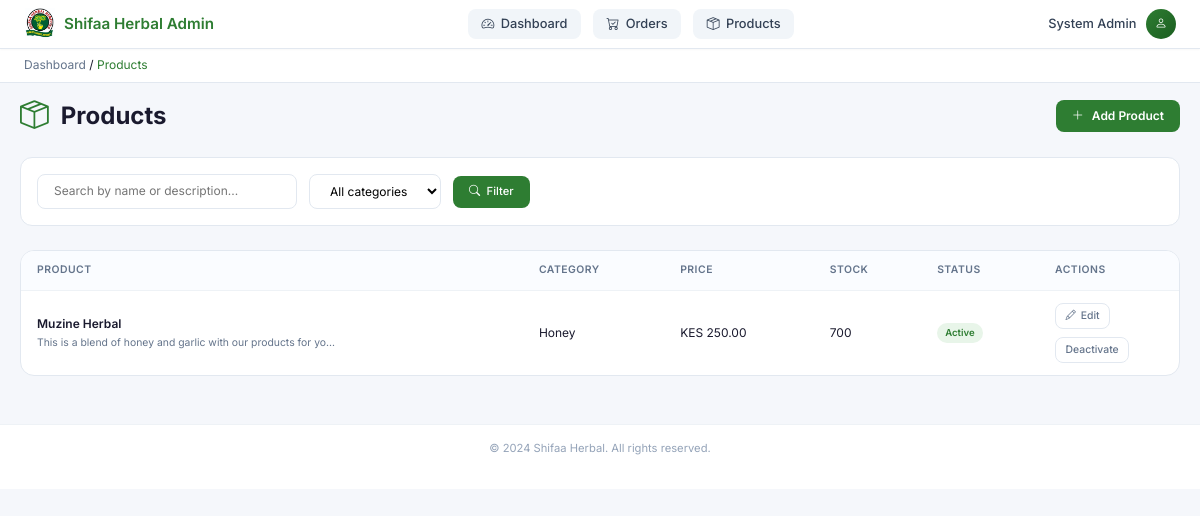
Before: /admin/products (signed in) with the older database file.
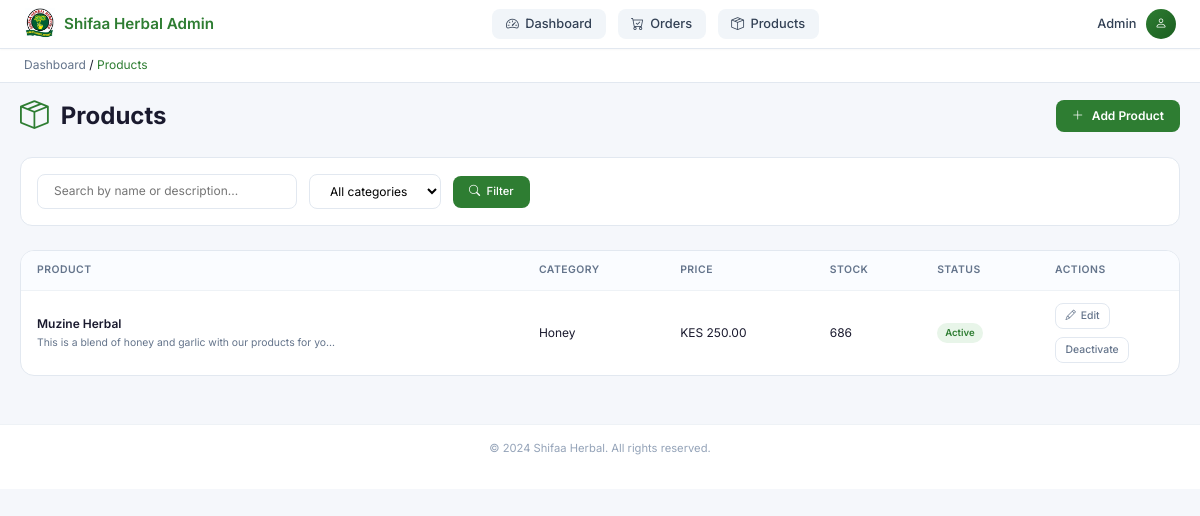
After: the same page with the newer database file.
### models.py (models this page shows, shortened)
class User(UserMixin, db.Model):
    __tablename__ = 'user'
    id = db.Column(db.Integer, primary_key=True)
    name = db.Column(db.String(100), nullable=False)
    email = db.Column(db.String(120), unique=True, nullable=False, index=True)  # Added index
    phone = db.Column(db.String(20))
    address = db.Column(db.Text)
    role = db.Column(db.String(20), default='user', index=True)  # Added index
    password_hash = db.Column(db.String(255), nullable=False)
    created_at = db.Column(db.DateTime, default=datetime.utcnow)
    updated_at = db.Column(db.DateTime, default=datetime.utcnow, onupdate=datetime.utcnow)
    orders = db.relationship('Order', backref='user', lazy='dynamic')
    cart_items = db.relationship('CartItem', backref='user', lazy='dynamic', cascade='all, delete-orphan')
    appointments = db.relationship('Appointment', backref='user', lazy='dynamic')
    discussions = db.relationship('Discussion', backref='user', lazy='dynamic')
    questions = db.relationship('Question', backref='user', lazy='dynamic')
    stories = db.relationship('Story', backref='user', lazy='dynamic')
    support_requests = db.relationship('SupportRequest', backref='user', lazy='dynamic')
    question_replies = db.relationship('QuestionReply', lazy='dynamic')

class Product(db.Model):
    __tablename__ = 'product'
    id = db.Column(db.Integer, primary_key=True)
    name = db.Column(db.String(200), nullable=False, index=True)  # Added index
    description = db.Column(db.Text)
    price = db.Column(db.Numeric(10, 2), nullable=False)
    stock = db.Column(db.Integer, default=0, index=True)  # Added index
    category = db.Column(db.String(100), index=True)  # Added index
    image_url = db.Column(db.String(500))
    usage_instructions = db.Column(db.Text)
    warnings = db.Column(db.Text)
    is_active = db.Column(db.Boolean, default=True, index=True)  # Added index
    created_at = db.Column(db.DateTime, default=datetime.utcnow)
    updated_at = db.Column(db.DateTime, default=datetime.utcnow, onupdate=datetime.utcnow)
    order_items = db.relationship('OrderItem', backref='product', lazy='dynamic')
    cart_items = db.relationship('CartItem', backref='product', lazy='dynamic')

### app.py (the view)
    @app.route("/admin/products")
    @login_required
    @admin_required
    def admin_products():
        from models import Product
        category = request.args.get("category", "")
        search = request.args.get("search", "")
        page = request.args.get('page', 1, type=int)
        query = Product.query
        if category:
            query = query.filter_by(category=category)
        if search:
            query = query.filter(Product.name.contains(search) | Product.description.contains(search))
        paginated_products = query.order_by(Product.name).paginate(
            page=page, per_page=app.config["PRODUCTS_PER_PAGE"], error_out=False
        )
        categories = db.session.query(Product.category).distinct().all()
        categories = [c[0] for c in categories if c[0]]
        return render_template("admin/products.html",
                             products=paginated_products.items,
                             pagination=paginated_products,
                             categories=categories,
                             current_category=category,
                             search=search)

### templates/admin/products.html (shortened to what the changed rows need)
<!DOCTYPE html>
<html lang="en">
<head>
    <link href="https://cdn.jsdelivr.net/npm/bootstrap@5.3.0-alpha1/dist/css/bootstrap.min.css" rel="stylesheet">
    <link href="https://cdn.jsdelivr.net/npm/bootstrap-icons@1.8.1/font/bootstrap-icons.css" rel="stylesheet">
</head>
<body>
    <div class="top-nav">
        <div class="logo-area">
        </div>
        <div class="nav-links">
        </div>
        <div class="user-info">
            <span class="user-name">{{ current_user.name if current_user.is_authenticated else 'Admin' }}</span>
            <div class="user-avatar">
                <i class="bi bi-person"></i>
            </div>
        </div>
    </div>
    <div class="breadcrumb-bar">
        <a href="{{ url_for('admin_dashboard') }}">Dashboard</a>
        <span>/</span>
        <span style="color: #2e7d32;">Products</span>
    </div>
    <div class="main-container" style="max-width: 1400px; margin: 0 auto; padding: 1rem 1.25rem;">
        <div class="page-header">
            <h1><i class="bi bi-box-seam"></i> Products</h1>
            <a href="{{ url_for('admin_product_new') }}" class="btn-primary">
            </a>
        </div>
        <div class="filter-bar">
            <form method="get" class="filter-group">
            </form>
        </div>
        <div class="products-card">
            {% if products %}
            <div class="table-responsive">
                <table class="products-table">
                    <thead>
                        <tr>
                            <th>Product</th>
                            <th>Category</th>
                            <th>Price</th>
                            <th>Stock</th>
                            <th>Status</th>
                            <th style="width: 140px;">Actions</th>
                        </tr>
                    </thead>
                    <tbody>
                        {% for p in products %}
                        <tr>
                            <td>
                                <div class="product-name">{{ p.name }}</div>
                                {% if p.description %}
                                <div class="product-desc">{{ p.description[:60] }}{% if p.description|length > 60 %}…{% endif %}</div>
                                {% endif %}
                            </div>
                            <td>{{ p.category or '—' }}</div>
                            <td>{{ p.price|currency }}</div>
                            <td>
                                {{ p.stock }}
                            <td>
                                {% if p.is_active %}
                                <span class="status-active">Active</span>
                                {% else %}
                                <span class="status-inactive">Inactive</span>
                                {% endif %}
                            <td>
                                <div class="action-buttons">
                                    <a href="{{ url_for('admin_product_edit', product_id=p.id) }}" class="btn-sm">
                                        <i class="bi bi-pencil"></i> Edit
                                    </a>
                                    <form method="post" action="{{ url_for('admin_product_toggle', product_id=p.id) }}" class="d-inline">
                                        <button type="submit" class="btn-sm">
                                            {{ 'Deactivate' if p.is_active else 'Activate' }}
                                        </button>
                                    </form>
                                </div>
                        {% endfor %}
            {% endif %}
    <div class="footer">
    </div>
</body>
</html>

Changed rows visible on the page:
changed User: name "System Admin" → "Admin"
changed Product "Muzine Herbal": stock "700" → "686"
